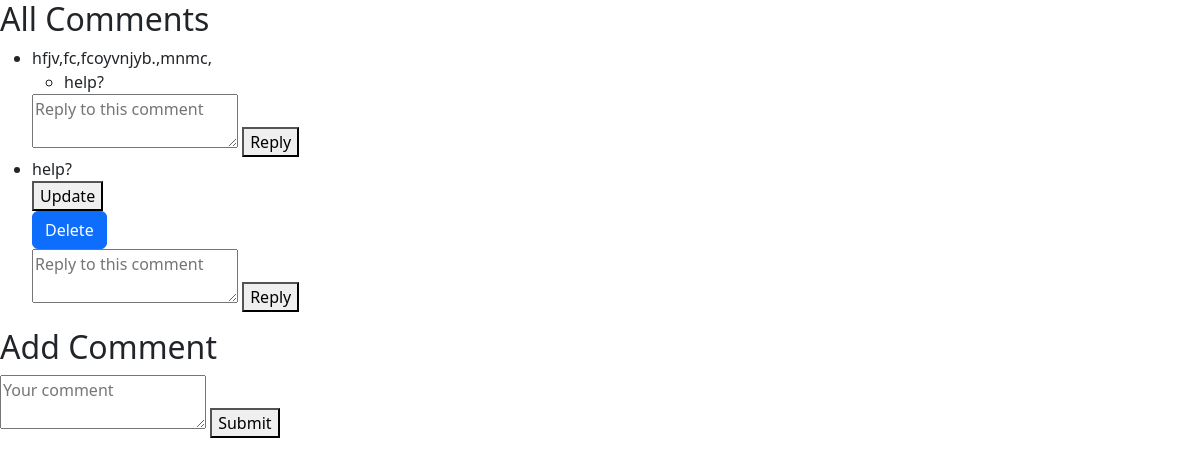
Before: /success/ (signed in) with the older database file.
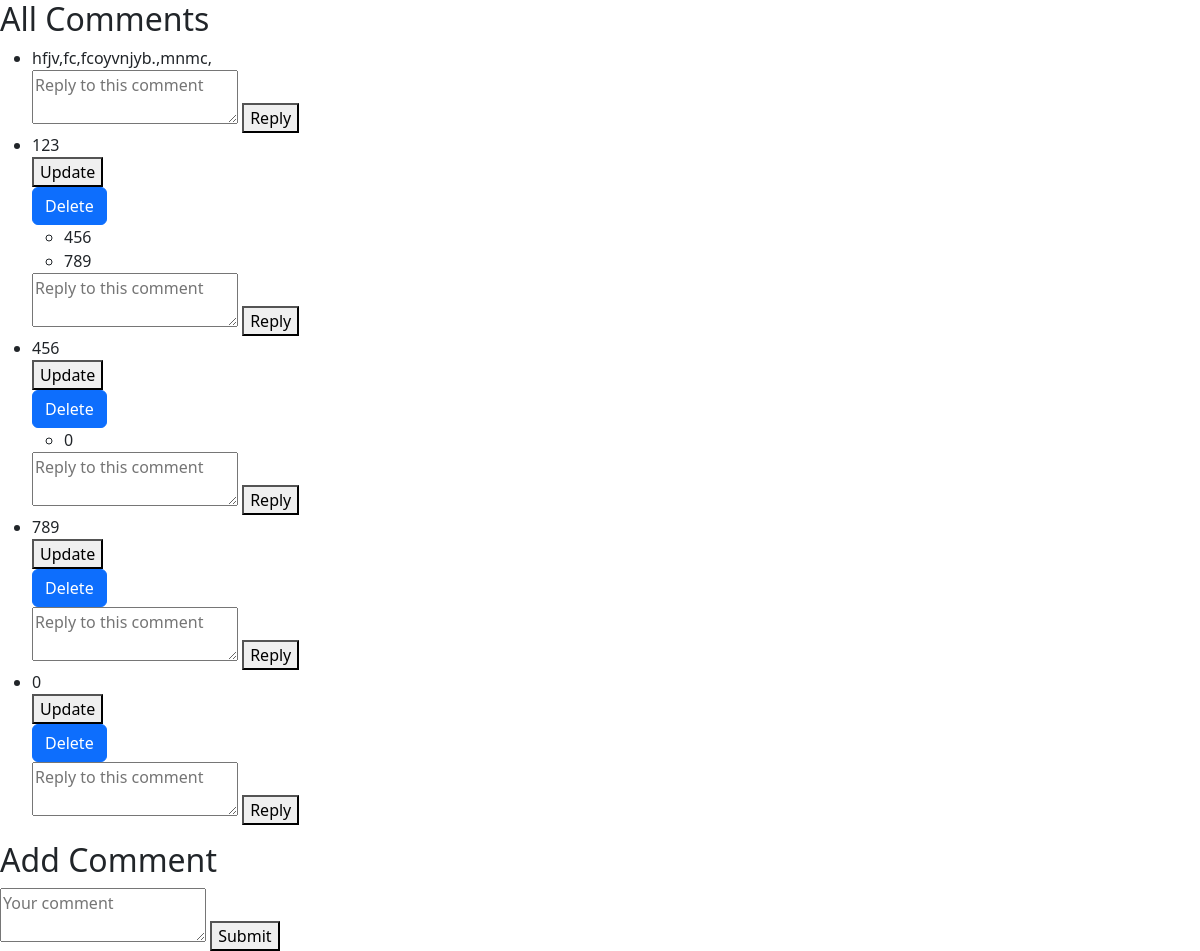
After: the same page with the newer database file.
### aut_com/models.py (models this page shows, shortened)
class Comment(models.Model):
    author = models.ForeignKey(Author, on_delete=models.CASCADE)
    content = models.TextField()
    created_at = models.DateTimeField(auto_now_add=True)
    parent_comment = models.ForeignKey('self', on_delete=models.CASCADE, null=True, blank=True, related_name='replies') # Для структуры

### aut_com/views.py (the view)
# urls.py: path('success/', views.success_view, name='success'),
def success_view(request):
    comments = Comment.objects.all()  # Получаем все комментарии
    if request.method == 'POST':
        form = CommentForm(request.POST)
        if form.is_valid():
            author = Author.objects.get(user=request.user)  # Получаем текущего автора
            content = form.cleaned_data['content']
            parent_comment_id = form.cleaned_data.get(
                'parent_comment_id')  # Если нужно, можно добавить поле для ответа на определенный комментарий
            if parent_comment_id:
                parent_comment = Comment.objects.get(id=parent_comment_id)
                comment = Comment.objects.create(author=author, content=content, parent_comment=parent_comment)
            else:
                comment = Comment.objects.create(author=author, content=content)
            comment.save()
            return redirect('success')  # Перенаправляем на страницу успеха после добавления комментария
    else:
        form = CommentForm()
    return render(request, 'success.html', {'comments': comments, 'form': form})

### aut_com/forms.py
class CommentForm(forms.ModelForm):
    content = forms.CharField(widget=forms.Textarea)
    parent_comment_id = forms.IntegerField(required=False, widget=forms.HiddenInput)
    class Meta:
        model = Comment
        fields = ['content', 'parent_comment_id']

### aut_com/templates/success.html (shortened to what this page needs)
<!DOCTYPE html>
<html>
<head>
    <link href="https://cdn.jsdelivr.net/npm/bootstrap@5.3.2/dist/css/bootstrap.min.css" rel="stylesheet">
</head>
<body>
    <h2>All Comments</h2>
    <ul>
        {% for comment in comments %}
        <li>
            {{ comment.content }}
            {% if comment.author.user == request.user %}
                <form method="get" action="{% url 'update_comment' comment.id %}">
                    <button type="submit">Update</button>
                </form>
    <button type="button" class="btn btn-primary" data-bs-toggle="modal" data-bs-target="#deleteModal{{ comment.id }}">Delete</button>
            {% endif %}
            <ul>
                {% for reply in comment.replies.all %}
                <li>{{ reply.content }}</li>
                {% endfor %}
            </ul>
            <form method="post" action="{% url 'success' %}">
                <textarea name="content" placeholder="Reply to this comment"></textarea>
                <button type="submit">Reply</button>
            </form>
        </li>
        {% endfor %}
    </ul>
    <h2>Add Comment</h2>
    <form method="post" action="{% url 'success' %}">
        <textarea name="content" placeholder="Your comment"></textarea>
        <button type="submit">Submit</button>
    </form>
</body>
</html>

Changed rows visible on the page:
removed Comment: content "help?"
added Comment: content "123"
added Comment: content "456"
added Comment: content "789"
added Comment: content "0"
